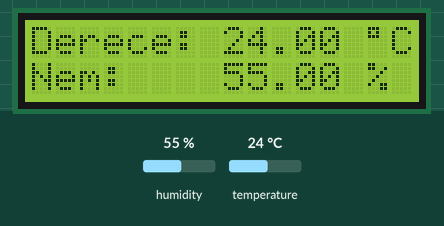
A sketch run on a simulated Arduino Uno, built with avr-gcc and run on an emulated ATmega328P. Parts: 16×2 character LCD. Inputs (shaded band) come from the test bench; at power-on: humidity 55 %, temperature 24 °C. The local clock reads 2024-03-15 10:24:30 at power-on unless the sketch sets it; storage starts empty; what the sketch prints to the serial monitor is not drawn.

Above: at 2.7 s.
2.8 s: humidity set to 22 %
At 12.9 s:
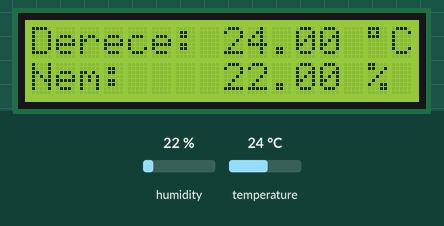
13.1 s: temperature set to 12 °C
At 22.8 s:
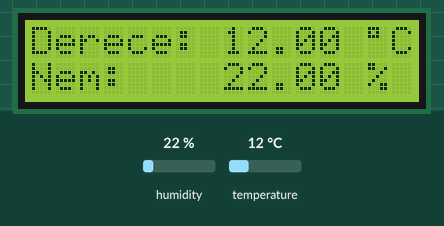
23.4 s: humidity set to 40 %
At 33.1 s:
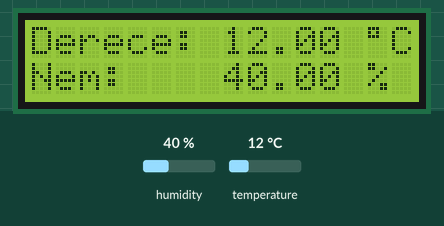
33.7 s: temperature set to 19 °C
At 43.4 s:
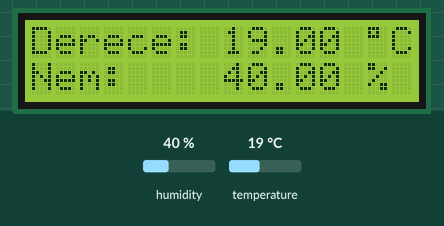
Timing chart, 0 to 44.9 s (numbered marks = the images above; inputs shaded):
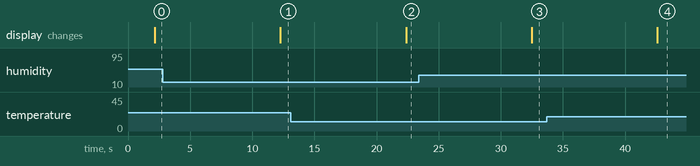

The sketch:

lcd_dht11_rtc_datalogger.ino
```cpp
#include <SPI.h> //SD kart modül kütüphanesi
#include <SD.h> // SD kart modül kütüphanesi
#include <DHT.h> // DHT11 sıcaklık ve nem sensörü kütüphanesi
#include <RTClib.h> // RTC kütüphanesi
#include <Wire.h>
#include <LCD.h>
#include <LiquidCrystal_I2C.h>//i2c kütüphanesi

#define DHTPIN 2     // dht11 sensörü hangi pine bağlı


#define DHTTYPE DHT11   // kullandıgımız dht sensörürnün tipi

#define I2C_ADDR 0x27
#define BACKLIGHT_PIN 3
#define En_pin 2
#define Rw_pin 1
#define Rs_pin 0
#define D4_pin 4
#define D5_pin 5
#define D6_pin 6
#define D7_pin 7
LiquidCrystal_I2C lcd(I2C_ADDR,En_pin,Rw_pin,Rs_pin,D4_pin,D5_pin,D6_pin,D7_pin);
int chk;
float hum;  //Stores humidity value
float temp; //Stores temperature value


DHT dht(DHTPIN, DHTTYPE);


const int chipSelect = 4; //sd kart modül hangi pine bağlı

// sd karta veri yazmak için dosya olusturuyoruz
File myFile;

// RTC kullanmak için gerekli parametre
RTC_DS1307 rtc;

void setup() {
  //dht sensörünü başlatıyoruz
  dht.begin();
  lcd.begin(16,2);
  lcd.setBacklightPin(BACKLIGHT_PIN,POSITIVE);
  lcd.setBacklight(HIGH);

  //serial monitör başlatma
  Serial.begin(9600);

  // RTC nin olup olmadıgını kontrol eden fonksyon
  while(!Serial);
    if(! rtc.begin()) {
      Serial.println("RTC modülü bulunamadı");
      while (1);
    }
    else {
      //
      rtc.adjust(DateTime(F(__DATE__), F(__TIME__)));
    }
    if(! rtc.isrunning()) {
      Serial.println("RTC Modülü çalışmıyor!");
    }


  Serial.print("Sd kart yükleniyor...");

  if(!SD.begin(chipSelect)) {
    Serial.println("Yükleme Başarısız!");
    return;  }

  Serial.println("Yükleme tamamlandı.");


  myFile=SD.open("DATA.txt", FILE_WRITE);


  if (myFile) {
    Serial.println("Dosya açıldı");
    // ölçtüğümüz verileri yazdırıyoruz
    myFile.println("Tarih,Saat,sıcaklık ºC");
  }
  myFile.close();
}

void loggingTime() {
  DateTime now = rtc.now();
  myFile = SD.open("DATA.txt", FILE_WRITE);
  if (myFile) {
    myFile.print(now.year(), DEC);
    myFile.print('/');
    myFile.print(now.month(), DEC);
    myFile.print('/');
    myFile.print(now.day(), DEC);
    myFile.print(',');
    myFile.print(now.hour(), DEC);
    myFile.print(':');
    myFile.print(now.minute(), DEC);
    myFile.print(':');
    myFile.print(now.second(), DEC);
    myFile.print(",");
  }
  Serial.print(now.year(), DEC);
  Serial.print('/');
  Serial.print(now.month(), DEC);
  Serial.print('/');
  Serial.println(now.day(), DEC);
  Serial.print(now.hour(), DEC);
  Serial.print(':');
  Serial.print(now.minute(), DEC);
  Serial.print(':');
  Serial.println(now.second(), DEC);
  myFile.close();
  delay(1000);
}

void loggingTemperature() {

  // Sıcaklık celcius cinsinden okunuyor
  float t = dht.readTemperature();


  // dht sensöründe herhangi bir arıza var mı kontrol ediyoruz
  if  (isnan(t) ) {
    Serial.println("DHT sensöründen veri okunamadı!");
    return;
  }


  Serial.print("Sıcaklık: ");
  Serial.print(t);
  Serial.println(" *C");


  myFile = SD.open("DATA.txt", FILE_WRITE);
  if (myFile) {
    Serial.println("Başarıyla açıldı");
    myFile.print(t);
    myFile.println(",");
  }
  myFile.close();
}

void loop() {
  delay(2000);

  hum = dht.readHumidity();
  temp = dht.readTemperature();

  Serial.print("Nem: ");
  Serial.print(hum);
  Serial.print(" %, Temp: ");
  Serial.print(temp);
  Serial.println(" Celsius");

  lcd.clear();
  lcd.setCursor(0,0);
  lcd.print("Derece: ");
  lcd.print(temp);
  lcd.print(" ");
  lcd.print((char)223);
  lcd.print("C");
  lcd.setCursor(0,1);
  lcd.print("Nem:    ");
  lcd.print(hum);
  lcd.print(" %");

  delay(2000);
  loggingTime();
  loggingTemperature();
  delay(5000);
}
```

Measured:
- after the input at 2.8 s, the display: changes after 9.5 s (image 1)
- after the input at 13.1 s, the display: changes after 9.3 s (image 2)
- after the input at 23.4 s, the display: changes after 9.1 s (image 3)
- after the input at 33.7 s, the display: changes after 8.9 s (image 4)
